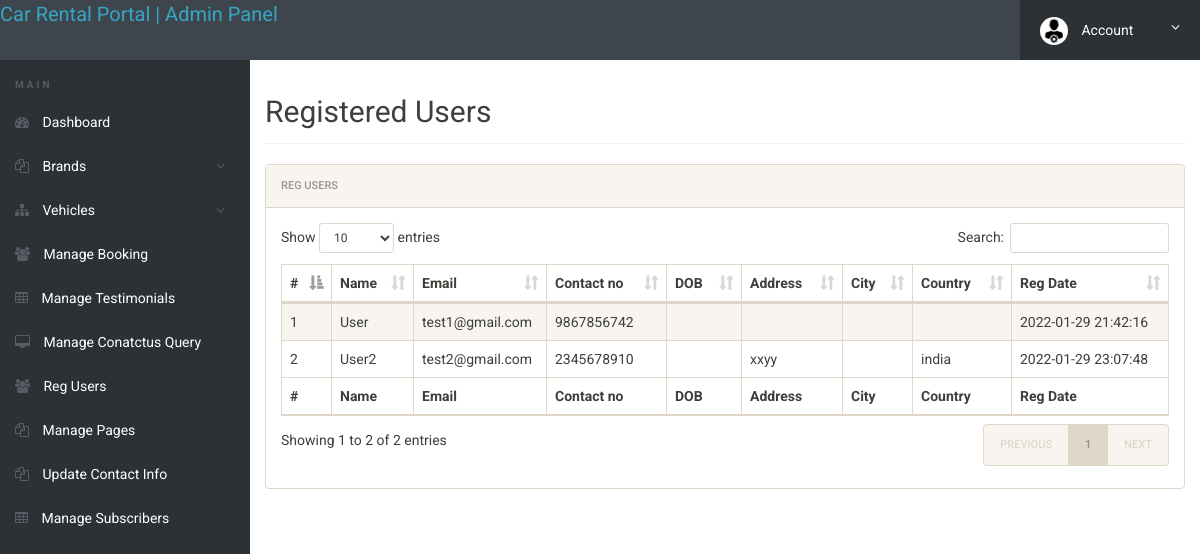
The page /admin/reg-users.php (signed in) on the database its author committed.
### tables this page shows
CREATE TABLE `tblusers` (
  `id` int(11) NOT NULL,
  `FullName` varchar(120) DEFAULT NULL,
  `EmailId` varchar(100) DEFAULT NULL,
  `Password` varchar(100) DEFAULT NULL,
  `ContactNo` char(11) DEFAULT NULL,
  `dob` varchar(100) DEFAULT NULL,
  `Address` varchar(255) DEFAULT NULL,
  `City` varchar(100) DEFAULT NULL,
  `Country` varchar(100) DEFAULT NULL,
  `RegDate` timestamp NULL DEFAULT current_timestamp(),
  `UpdationDate` timestamp NULL DEFAULT NULL ON UPDATE current_timestamp()
);

### admin/reg-users.php (the view, shortened to what this page needs)
<?php
include('includes/config.php');
if(strlen($_SESSION['alogin'])==0)
	{
header('location:index.php');
}
else{
 ?>
<!doctype html>
<html lang="en" class="no-js">
<head>
	<link rel="stylesheet" href="css/font-awesome.min.css">
	<link rel="stylesheet" href="css/bootstrap.min.css">
	<link rel="stylesheet" href="css/dataTables.bootstrap.min.css">
	<link rel="stylesheet" href="css/bootstrap-social.css">
	<link rel="stylesheet" href="css/bootstrap-select.css">
	<link rel="stylesheet" href="css/fileinput.min.css">
	<link rel="stylesheet" href="css/awesome-bootstrap-checkbox.css">
	<link rel="stylesheet" href="css/style.css">
</head>
<body>
	<?php include('includes/header.php');?>
	<div class="ts-main-content">
		<?php include('includes/leftbar.php');?>
		<div class="content-wrapper">
			<div class="container-fluid">
				<div class="row">
					<div class="col-md-12">
						<h2 class="page-title">Registered Users</h2>
						<div class="panel panel-default">
							<div class="panel-heading">Reg Users</div>
							<div class="panel-body">
								<table id="zctb" class="display table table-striped table-bordered table-hover" cellspacing="0" width="100%">
									<thead>
										<tr>
										<th>#</th>
												<th> Name</th>
											<th>Email </th>
											<th>Contact no</th>
										<th>DOB</th>
										<th>Address</th>
										<th>City</th>
										<th>Country</th>
										<th>Reg Date</th>
										</tr>
									</thead>
									<tfoot>
										<tr>
										<th>#</th>
											<th> Name</th>
											<th>Email </th>
											<th>Contact no</th>
										<th>DOB</th>
										<th>Address</th>
										<th>City</th>
										<th>Country</th>
										<th>Reg Date</th>
										</tr>
									</tfoot>
									<tbody>
									<?php $sql = "SELECT * from  tblusers ";
$query = $dbh -> prepare($sql);
$query->execute();
$results=$query->fetchAll(PDO::FETCH_OBJ);
$cnt=1;
if($query->rowCount() > 0)
{
foreach($results as $result)
{				?>
										<tr>
											<td><?php echo htmlentities($cnt);?></td>
											<td><?php echo htmlentities($result->FullName);?></td>
											<td><?php echo htmlentities($result->EmailId);?></td>
											<td><?php echo htmlentities($result->ContactNo);?></td>
	<td><?php echo htmlentities($result->dob);?></td>
											<td><?php echo htmlentities($result->Address);?></td>
											<td><?php echo htmlentities($result->City);?></td>
											<td><?php echo htmlentities($result->Country);?></td>
											<td><?php echo htmlentities($result->RegDate);?></td>
										</tr>
										<?php $cnt=$cnt+1; }} ?>
									</tbody>
								</table>
							</div>
						</div>
					</div>
				</div>
			</div>
		</div>
	</div>
</body>
</html>
<?php } ?>

### admin/css/style.css (style rules this page uses)
html { font-size: 14px; }
@media only screen and (min-width: 480px) { html { font-size: 17px; } }
@media only screen and (min-width: 768px) { html { font-size: 14px; } }
body { font-size: 1em; }
.panel { overflow: hidden; }
.page-title { padding-bottom: 15px; margin-bottom: 20px; border-bottom: 1px solid #f0f0f0; }
.ts-main-content .content-wrapper { padding-top: 15px; margin-top: 60px; }
@media only screen and (min-width: 992px) { .ts-main-content .content-wrapper { margin-left: 250px; } }

### rows shown on the page
tblusers: FullName "User", EmailId "test1@gmail.com", ContactNo "9867856742", RegDate "2022-01-29 21:42:16"
tblusers: FullName "User2", EmailId "test2@gmail.com", ContactNo "2345678910", Address "xxyy", Country "india", RegDate "2022-01-29 23:07:48"
